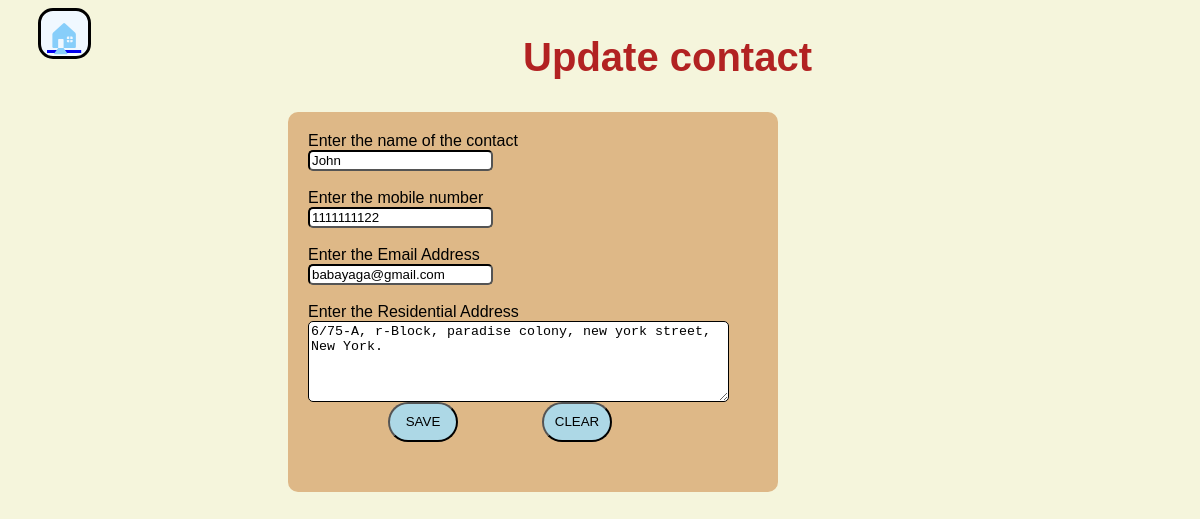
The app's page /update/3/ (signed in) with its own data.
### application/models.py (models this page shows, shortened)
class Number(models.Model):
    user=models.ForeignKey(User,on_delete=models.CASCADE)
    id=models.AutoField(primary_key=True)
    name=models.CharField(max_length=20)
    number=models.CharField(max_length=10)
    email=models.EmailField(max_length=30)
    address=models.CharField(max_length=100)
    class Meta:
        unique_together = ('user', 'number')

### application/views.py (the view, shortened to what this page needs)
# urls.py: path('update/<int:id>/',views.updatecontact,name="update_contact"),
@login_required(login_url='login')
def updatecontact(request, id):
    contacts = get_object_or_404(Number, id=id, user=request.user)
    return render(request, "application/update.html", {"contacts": contacts})

### application/templates/application/update.html (shortened to what this page needs)
<html>
    <head>
    </head>
    <body>
        <div class="head">
        <a href="/"><div class="home">🏠︎</div></a>
        <h1><b>Update contact</b></h1>
        </div>
        <div class="form">
        <form method="POST" onsubmit="return updateit()">
            <label>Enter the name of the contact</label><br>
            <input type="text" name="name" id="i1" class="box" value="{{contacts.name}}"><br><br>
            <label>Enter the mobile number</label><br>
            <input type="text" name="number" value="{{contacts.number}}" id="i2" class="box"><br><br>
            <label>Enter the Email Address</label><br>
            <input type="text" name="email" value="{{contacts.email}}" id="i3" class="box"><br><br>
            <label>Enter the Residential Address</label><br>
            <textarea rows="5" cols="50" name="address" id="i4" class="box">{{contacts.address}}</textarea><br>
            <button type="submit">SAVE</button>
            <button type="button" onclick="clearall()">CLEAR</button>
        </form>
        </div>
    </body>
</html>

### application/templates/application/update.html (style rules this page uses)
body { background-color: beige; }
label { font-family:Verdana, Geneva, Tahoma, sans-serif; }
.box { border-color: black; border-radius: 5px; }
.form { margin-left:280px; margin-top:5px; text-align: left; background-color: burlywood; width:450px; height:340px; padding:20px 20px; border-radius: 10px; }
h1 { font-size: 50px; font-family: Impact, Haettenschweiler, 'Arial Narrow Bold', sans-serif; text-align: center; }
button { margin-left:80px; border-radius: 20px; background-color: lightblue; width:70px; height:40px; }
.head { display:flex; justify-content: space-between; }
.head h1 { font-size: 40px; text-align: center; font-family: Impact, Haettenschweiler, 'Arial Narrow Bold', sans-serif; color: firebrick; margin-right: 380px; }
.head .home { color:lightskyblue; background-color: aliceblue; border:3px solid black; width: 35px; height: 35px; font-size: 30px; padding:5px 6px; margin-left:30px; border-radius: 15px; }

### records on screen
Number: name "John", number "1111111122", email "babayaga@gmail.com", address "6/75-A, r-Block, paradise colony, new york street, New York."
